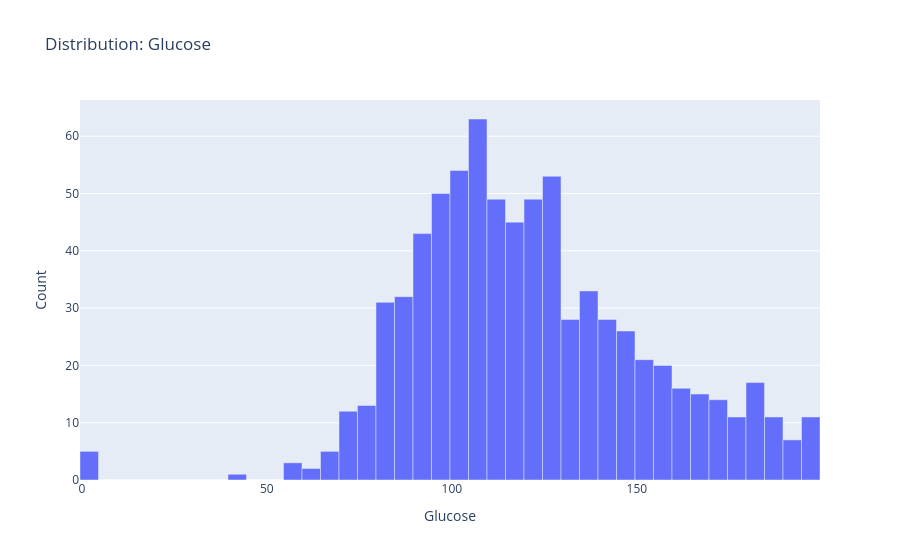

Notebook code for this chart:
### Markdown cell above
### 4.3 Distribution of a single column

### Code cell
ps.dist_plot(df_diabetes, column='Glucose', bins=40)

### Figure 1 — Plotly figure (JSON) as saved in the notebook; plotly's stock layout.template omitted (floating-point values rounded to 4 significant figures)
{"data": [{"customdata": ["0 to 4", "5 to 9", "10 to 14", "15 to 19", "20 to 24", "25 to 29", "30 to 34", "35 to 39", "40 to 44", "45 to 49", "50 to 54", "55 to 59", "60 to 64", "65 to 69", "70 to 74", "75 to 79", "80 to 84", "85 to 89", "90 to 94", "95 to 99", "100 to 104", "105 to 109", "110 to 114", "115 to 119", "120 to 124", "125 to 129", "130 to 134", "135 to 139", "140 to 144", "145 to 149", "150 to 154", "155 to 159", "160 to 164", "165 to 169", "170 to 174", "175 to 179", "180 to 184", "185 to 189", "190 to 194", "195 to 199"], "hovertemplate": "%{customdata}<br>Count: %{y}<extra></extra>", "type": "bar", "width": 5.0, "x": [2.0, 7.0, 12.0, 17.0, 22.0, 27.0, 32.0, 37.0, 42.0, 47.0, 52.0, 57.0, 62.0, 67.0, 72.0, 77.0, 82.0, 87.0, 92.0, 97.0, 102.0, 107.0, 112.0, 117.0, 122.0, 127.0, 132.0, 137.0, 142.0, 147.0, 152.0, 157.0, 162.0, 167.0, 172.0, 177.0, 182.0, 187.0, 192.0, 197.0], "y": [5, 0, 0, 0, 0, 0, 0, 0, 1, 0, 0, 3, 2, 5, 12, 13, 31, 32, 43, 50, 54, 63, 49, 45, 49, 53, 28, 33, 28, 26, 21, 20, 16, 15, 14, 11, 17, 11, 7, 11]}], "layout": {"bargap": 0, "title": {"text": "Distribution: Glucose"}, "xaxis": {"title": {"text": "Glucose"}}, "yaxis": {"title": {"text": "Count"}}}}
